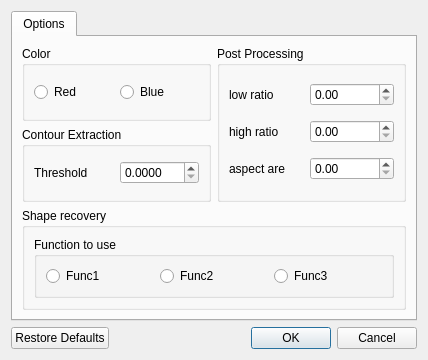
<?xml version="1.0" encoding="UTF-8"?>
<ui version="4.0">
 <class>Options</class>
 <widget class="QDialog" name="Options">
  <property name="geometry">
   <rect>
    <x>0</x>
    <y>0</y>
    <width>428</width>
    <height>360</height>
   </rect>
  </property>
  <property name="windowTitle">
   <string>Options</string>
  </property>
  <property name="windowIcon">
   <iconset resource="window_QT.qrc">
    <normaloff>:/logo.png</normaloff>:/logo.png</iconset>
  </property>
  <layout class="QVBoxLayout" name="verticalLayout_14">
   <item>
    <widget class="QTabWidget" name="tabWidget">
     <property name="currentIndex">
      <number>0</number>
     </property>
     <widget class="QWidget" name="tab_1">
      <attribute name="title">
       <string>Options</string>
      </attribute>
      <layout class="QGridLayout" name="gridLayout_4">
       <item row="0" column="0">
        <widget class="QGroupBox" name="groupBox_2">
         <property name="title">
          <string>Color</string>
         </property>
         <layout class="QHBoxLayout" name="horizontalLayout">
          <item>
           <widget class="QRadioButton" name="red">
            <property name="acceptDrops">
             <bool>false</bool>
            </property>
            <property name="text">
             <string>Red</string>
            </property>
           </widget>
          </item>
          <item>
           <widget class="QRadioButton" name="blue">
            <property name="text">
             <string>Blue</string>
            </property>
           </widget>
          </item>
         </layout>
        </widget>
       </item>
       <item row="0" column="1" rowspan="2">
        <widget class="QGroupBox" name="groupBox">
         <property name="title">
          <string>Post Processing</string>
         </property>
         <layout class="QGridLayout" name="gridLayout">
          <item row="0" column="0">
           <widget class="QLabel" name="label_3">
            <property name="text">
             <string>low ratio</string>
            </property>
           </widget>
          </item>
          <item row="0" column="1">
           <widget class="QDoubleSpinBox" name="low_ratio"/>
          </item>
          <item row="1" column="0">
           <widget class="QLabel" name="label_39">
            <property name="text">
             <string>high ratio</string>
            </property>
           </widget>
          </item>
          <item row="1" column="1">
           <widget class="QDoubleSpinBox" name="high_ratio"/>
          </item>
          <item row="2" column="0">
           <widget class="QLabel" name="label_40">
            <property name="text">
             <string>aspect are</string>
            </property>
           </widget>
          </item>
          <item row="2" column="1">
           <widget class="QDoubleSpinBox" name="aspect_are">
            <property name="maximum">
             <double>999999.989999999990687</double>
            </property>
           </widget>
          </item>
         </layout>
        </widget>
       </item>
       <item row="1" column="0">
        <widget class="QGroupBox" name="groupBox_3">
         <property name="title">
          <string>Contour Extraction</string>
         </property>
         <layout class="QGridLayout" name="gridLayout_2">
          <item row="0" column="0">
           <widget class="QLabel" name="label_41">
            <property name="text">
             <string>Threshold</string>
            </property>
           </widget>
          </item>
          <item row="0" column="1">
           <widget class="QDoubleSpinBox" name="Threshold">
            <property name="decimals">
             <number>4</number>
            </property>
           </widget>
          </item>
         </layout>
        </widget>
       </item>
       <item row="2" column="0" colspan="2">
        <widget class="QGroupBox" name="groupBox_4">
         <property name="title">
          <string>Shape recovery</string>
         </property>
         <layout class="QGridLayout" name="gridLayout_3">
          <item row="0" column="0">
           <widget class="QGroupBox" name="groupBox_5">
            <property name="title">
             <string>Function to use</string>
            </property>
            <layout class="QHBoxLayout" name="horizontalLayout_2">
             <item>
              <widget class="QRadioButton" name="Func1">
               <property name="text">
                <string>Func1</string>
               </property>
              </widget>
             </item>
             <item>
              <widget class="QRadioButton" name="Func2">
               <property name="text">
                <string>Func2</string>
               </property>
              </widget>
             </item>
             <item>
              <widget class="QRadioButton" name="Func3">
               <property name="text">
                <string>Func3</string>
               </property>
              </widget>
             </item>
            </layout>
           </widget>
          </item>
         </layout>
        </widget>
       </item>
      </layout>
     </widget>
    </widget>
   </item>
   <item>
    <widget class="QDialogButtonBox" name="buttonBox">
     <property name="orientation">
      <enum>Qt::Horizontal</enum>
     </property>
     <property name="standardButtons">
      <set>QDialogButtonBox::Cancel|QDialogButtonBox::Ok|QDialogButtonBox::RestoreDefaults</set>
     </property>
    </widget>
   </item>
  </layout>
 </widget>
 <resources>
  <include location="window_QT.qrc"/>
 </resources>
 <connections>
  <connection>
   <sender>buttonBox</sender>
   <signal>accepted()</signal>
   <receiver>Options</receiver>
   <slot>accept()</slot>
   <hints>
    <hint type="sourcelabel">
     <x>248</x>
     <y>254</y>
    </hint>
    <hint type="destinationlabel">
     <x>157</x>
     <y>274</y>
    </hint>
   </hints>
  </connection>
  <connection>
   <sender>buttonBox</sender>
   <signal>rejected()</signal>
   <receiver>Options</receiver>
   <slot>reject()</slot>
   <hints>
    <hint type="sourcelabel">
     <x>316</x>
     <y>260</y>
    </hint>
    <hint type="destinationlabel">
     <x>286</x>
     <y>274</y>
    </hint>
   </hints>
  </connection>
 </connections>
</ui>
